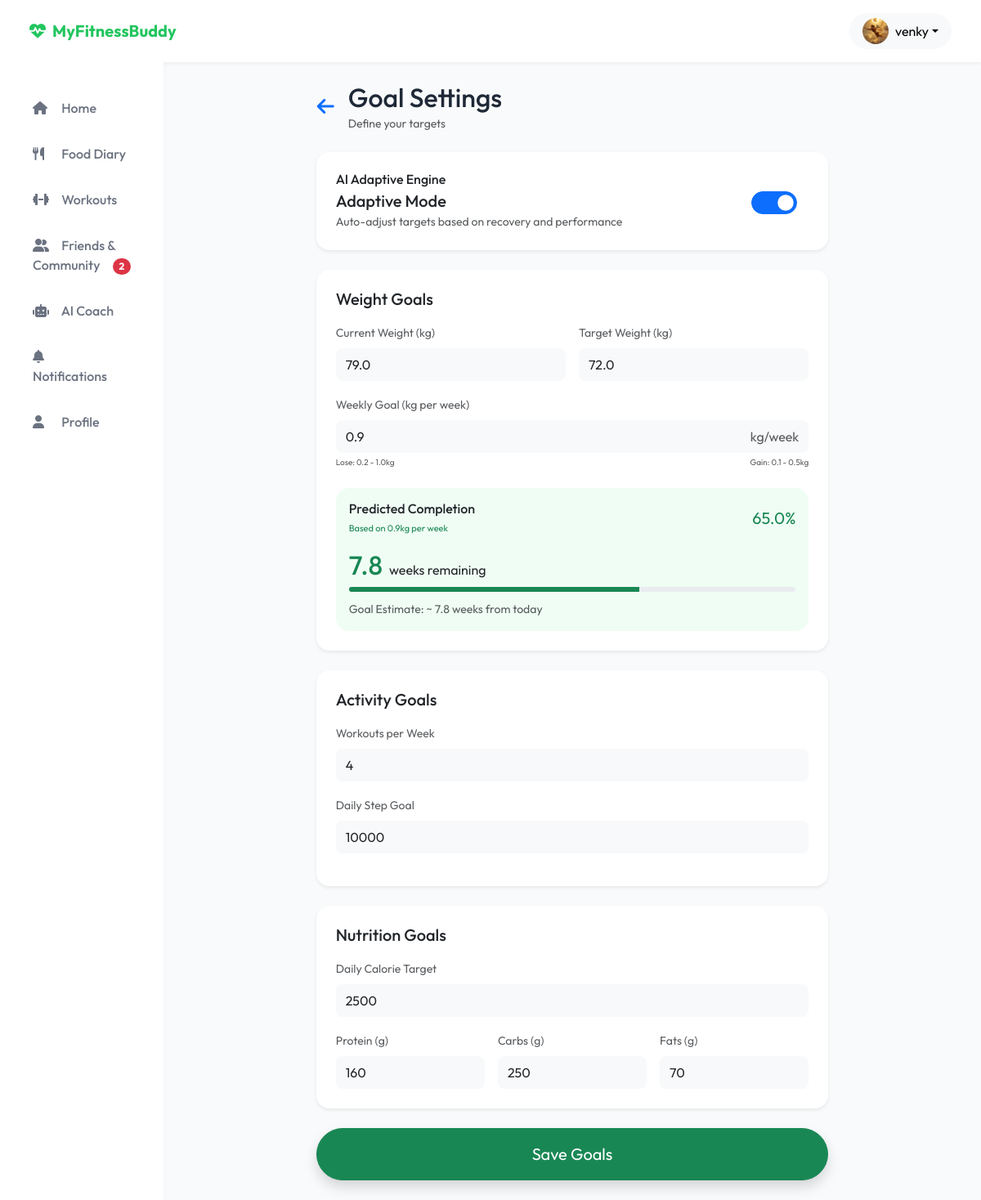
The app's page /goal-settings/ (signed in), older data.
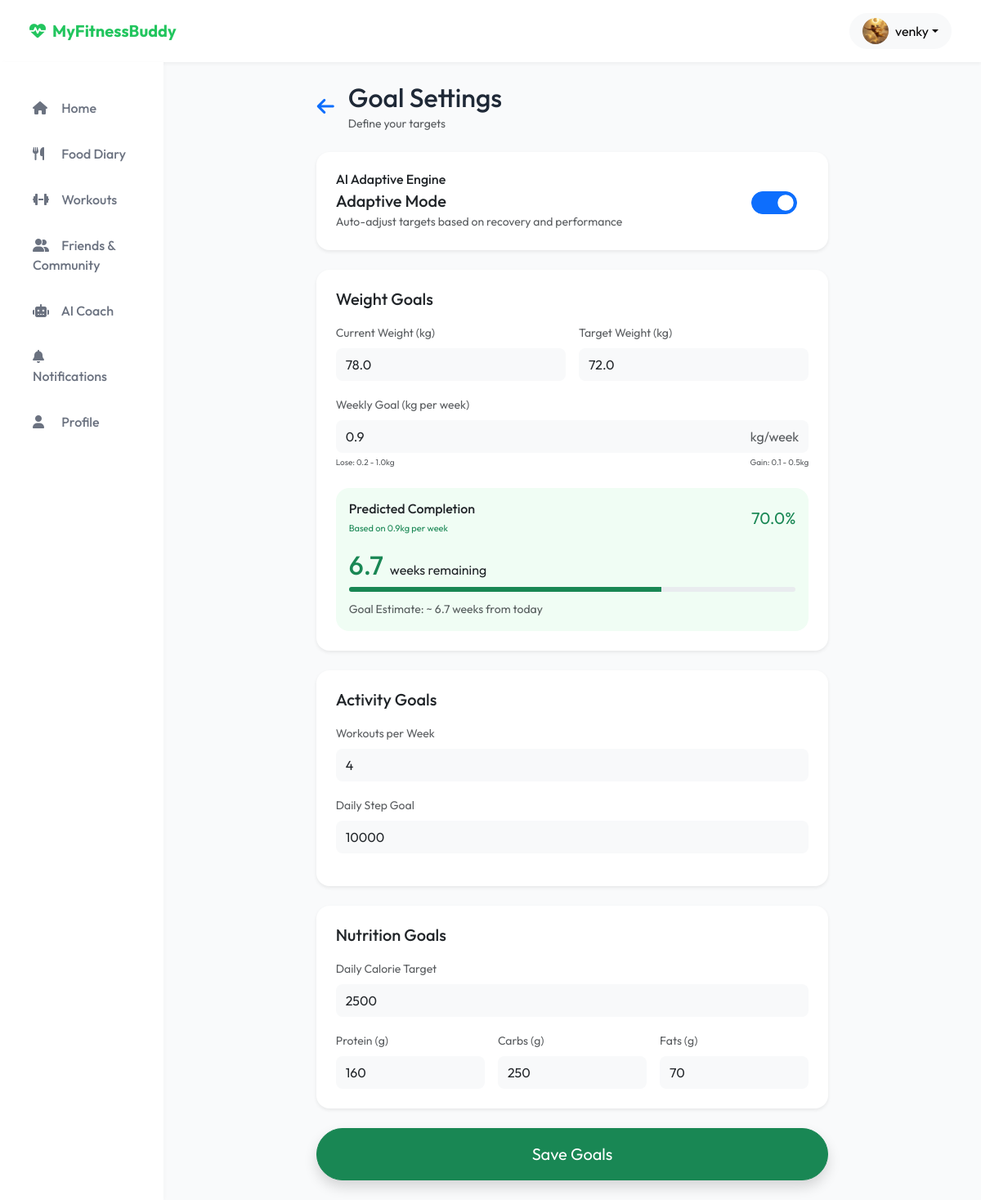
The same page, newer data.
### users/models.py (models this page shows, shortened)
class User(AbstractUser):
    phone_number = models.CharField(max_length=15, unique=True, null=True, blank=True)
    email = models.EmailField(unique=True)
    gender = models.CharField(max_length=10, null=True, blank=True)
    age = models.IntegerField(null=True, blank=True)
    country = models.CharField(max_length=100, null=True, blank=True)
    height_feet = models.IntegerField(null=True, blank=True)
    height_inches = models.IntegerField(null=True, blank=True)
    height_cm = models.FloatField(null=True, blank=True)
    current_weight = models.FloatField(null=True, blank=True)
    goal_weight = models.FloatField(null=True, blank=True)
    weight_kg = models.FloatField(null=True, blank=True)
    activity_level = models.CharField(max_length=50, null=True, blank=True)
    goals_completed = models.BooleanField(default=False)
    USERNAME_FIELD = 'email'
    REQUIRED_FIELDS = ['username']

class UserProfile(models.Model):
    user = models.OneToOneField(User, on_delete=models.CASCADE, related_name='profile')
    full_name = models.CharField(max_length=255, null=True, blank=True)
    bio = models.TextField(null=True, blank=True)
    profile_photo = models.ImageField(upload_to='profiles/', null=True, blank=True)
    fitness_level = models.CharField(max_length=50, null=True, blank=True)
    meal_planning_freq = models.CharField(max_length=50, null=True, blank=True)
    weekly_meal_plans = models.CharField(max_length=50, null=True, blank=True)
    weekly_goal = models.CharField(max_length=100, null=True, blank=True)
    streak = models.IntegerField(default=0)
    longest_streak = models.IntegerField(default=0)
    level = models.IntegerField(default=1)
    workouts_completed = models.IntegerField(default=0)
    xp = models.IntegerField(default=0)
    goals = models.ManyToManyField(Goal, blank=True)
    barriers = models.ManyToManyField(Barrier, blank=True)
    habits = models.ManyToManyField(Habit, blank=True)

### web/views.py (the view, shortened to what this page needs)
# urls.py: path('goal-settings/', views.goal_settings_view, name='goal_settings'),
@login_required(login_url='login')
def goal_settings_view(request):
    goals_q, created = UserGoalSettings.objects.get_or_create(user=request.user)
    current_w = request.user.current_weight or 72.0
    target_w = goals_q.target_weight or 72.0
    weekly_w = goals_q.weekly_goal_weight or 0.5
    weight_diff = abs(current_w - target_w)
    weeks_remaining = round(weight_diff / weekly_w, 1) if weekly_w > 0 else 0
    completion_percentage = 0
    if weight_diff == 0:
        completion_percentage = 100
    else:
        completion_percentage = max(5, min(95, 100 - (weight_diff * 5)))
    context = {
        'goals': goals_q,
        'weeks_remaining': weeks_remaining,
        'completion_percentage': completion_percentage,
    }
    return render(request, 'web/goal_settings.html', context)

### web/context_processors.py (called while the page is built)
def social_context(request):
    if request.user.is_authenticated:
        pending_count = FriendRequest.objects.filter(receiver=request.user, status='pending').count()
        return {
            'pending_friend_requests_count': pending_count
        }
    return {
        'pending_friend_requests_count': 0
    }

### templates/web/goal_settings.html (shortened to what the changed rows need)
{% extends 'web/base.html' %}
{% block content %}
<div class="row justify-content-center">
    <div class="col-lg-8 col-md-10">
        <div class="d-flex align-items-center mb-4">
            <div>
                <h2 class="font-weight-bold mb-0">Goal Settings</h2>
            </div>
        </div>
        <form method="POST">
            <div class="card p-4 mb-4 border-0 shadow-sm rounded-4">
                <div class="row g-3">
                    <div class="col-6">
                        <label class="form-label text-muted small">Current Weight (kg)</label>
                        <input type="number" step="0.1" name="current_weight" class="form-control bg-light border-0 py-2 rounded-3" value="{{ request.user.current_weight|default:80.0 }}">
                    </div>
                </div>
                {% if weeks_remaining > 0 %}
                <div class="mt-4 p-3 rounded-4" style="background-color: #F0FDF4;">
                    <div class="d-flex justify-content-between align-items-center mb-2">
                        <div>
                            <h6 class="font-weight-bold text-dark mb-0">Predicted Completion</h6>
                            <small class="text-success" style="font-size: 11px;">Based on {{ goals.weekly_goal_weight }}kg per week</small>
                        </div>
                        <span class="text-success font-weight-bold fs-5">{{ completion_percentage }}%</span>
                    </div>
                    <div class="d-flex align-items-baseline mb-2 mt-3">
                        <h2 class="mb-0 text-success font-weight-bold me-2">{{ weeks_remaining }}</h2>
                        <span class="text-dark font-weight-bold">weeks remaining</span>
                    </div>
                    <div class="progress mb-2" style="height: 6px;">
                        <div class="progress-bar bg-success" role="progressbar" style="width: {{ completion_percentage }}%;"></div>
                    </div>
                    <small class="text-muted">Goal Estimate: ~ {{ weeks_remaining }} weeks from today</small>
                </div>
                {% else %}
                <div class="mt-4 p-3 rounded-4 bg-light">
                    <p class="mb-0 text-center text-muted">Set a target weight and weekly goal to see prediction.</p>
                </div>
                {% endif %}
            </div>
        </form>
    </div>
</div>
{% endblock %}

### templates/web/base.html (shortened to what this page needs)
<!DOCTYPE html>
<html lang="en">
<head>
    <link href="https://cdn.jsdelivr.net/npm/bootstrap@5.3.0/dist/css/bootstrap.min.css" rel="stylesheet">
    <link rel="stylesheet" href="https://cdnjs.cloudflare.com/ajax/libs/font-awesome/6.4.0/css/all.min.css">
</head>
<body>
    {% if not hide_nav %}
    <nav class="navbar navbar-expand-lg navbar-light">
        <div class="container-fluid">
            <a class="navbar-brand d-flex align-items-center" href="/">
                <i class="fas fa-heartbeat me-2"></i> MyFitnessBuddy
            </a>
            <div class="ms-auto d-flex align-items-center">
                {% if user.is_authenticated %}
                <div class="dropdown">
                    <button class="btn btn-light dropdown-toggle d-flex align-items-center" type="button" id="userMenu" data-bs-toggle="dropdown" aria-expanded="false" style="border-radius: 50px; padding: 5px 15px;">
                        <img src="{% if user.profile.profile_photo %}{{ user.profile.profile_photo.url }}{% else %}https://ui-avatars.com/api/?name={{ user.username }}&background=22C55E&color=fff{% endif %}" alt="Profile" class="rounded-circle me-2" style="width: 32px; height: 32px; object-fit: cover;">
                        <span class="d-none d-md-inline">{{ user.username }}</span>
                    </button>
                </div>
                {% else %}
                <a href="{% url 'login' %}" class="btn btn-outline-success me-2 rounded-pill px-4">Login</a>
                <a href="{% url 'signup' %}" class="btn btn-primary rounded-pill px-4">Signup</a>
                {% endif %}
            </div>
        </div>
    </nav>
    {% endif %}
    <div class="container-fluid">
        <div class="row">
            {% if user.is_authenticated and not hide_nav %}
            <div class="col-lg-2 sidebar">
                <div class="nav flex-column">
                    <a class="nav-link {% if request.resolver_match.url_name == 'dashboard' %}active{% endif %}" href="{% url 'dashboard' %}">
                        <i class="fas fa-home"></i> Home
                    </a>
                    <a class="nav-link {% if request.resolver_match.url_name == 'food' %}active{% endif %}" href="{% url 'food' %}">
                        <i class="fas fa-utensils"></i> Food Diary
                    </a>
                    <a class="nav-link {% if request.resolver_match.url_name == 'workout' %}active{% endif %}" href="{% url 'workout' %}">
                        <i class="fas fa-dumbbell"></i> Workouts
                    </a>
                    <a class="nav-link {% if request.resolver_match.url_name == 'friends' %}active{% endif %}" href="{% url 'friends' %}">
                        <i class="fas fa-user-friends"></i> Friends & Community
                        {% if pending_friend_requests_count > 0 %}
                            <span class="badge bg-danger rounded-pill float-end small mt-1">{{ pending_friend_requests_count }}</span>
                        {% endif %}
                    </a>
                    <a class="nav-link {% if request.resolver_match.url_name == 'ai_coach' %}active{% endif %}" href="{% url 'ai_coach' %}">
                        <i class="fas fa-robot"></i> AI Coach
                    </a>
                    <a class="nav-link {% if request.resolver_match.url_name == 'notifications' %}active{% endif %}" href="{% url 'notifications' %}">
                        <i class="fas fa-bell"></i> Notifications
                    </a>
                    <a class="nav-link {% if request.resolver_match.url_name == 'profile' %}active{% endif %}" href="{% url 'profile' %}">
                        <i class="fas fa-user"></i> Profile
                    </a>
                </div>
            </div>
            {% endif %}
            <main class="{% if user.is_authenticated and not hide_nav %}col-lg-10{% else %}col-12{% endif %} p-4">
                {% block content %}{% endblock %}
            </main>
        </div>
    </div>
</body>
</html>

Row changes from the older to the newer data that the page shows:
changed User "venky": current_weight "79.0" → "78.0"
Text that changed along with them:
{{ completion_percentage }}: "65.0" → "70.0"
{{ weeks_remaining }}: "7.8" → "6.7"
{{ completion_percentage }}: 65.0 → 70.0 (drawn)
{{ pending_friend_requests_count }}: "2" → (not shown)
